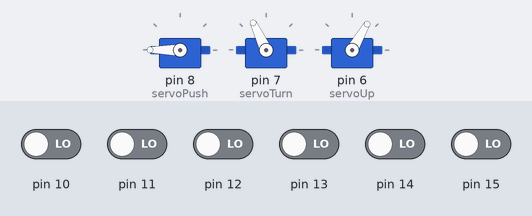
The sketch below on a simulated Arduino Uno, built with avr-gcc and run on an emulated ATmega328P. Parts: 3 × servo. Inputs (shaded band) come from the test bench; at power-on: pin 10–15 LOW.

Above: at 1.2 s.
1.3 s: pin 10 driven HIGH
At 1.47 s:
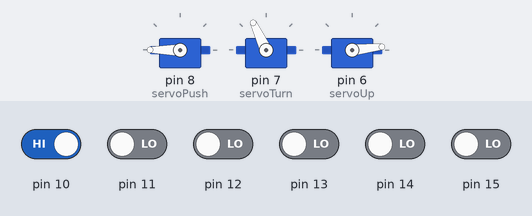
4.3 s: pin 10 driven LOW
At 4.9 s:
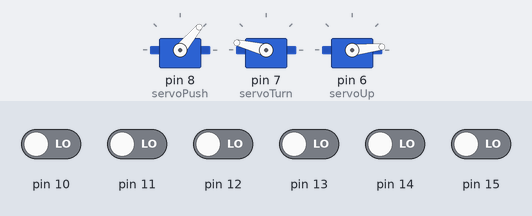
5.8 s: pin 11 driven HIGH
At 6.25 s:
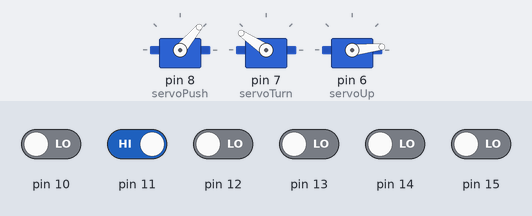
8.8 s: pin 11 driven LOW
At 10.0 s:
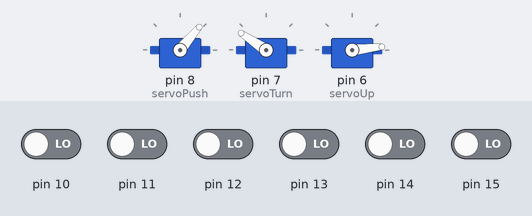
10.3 s: pin 12 driven HIGH
At 10.75 s:
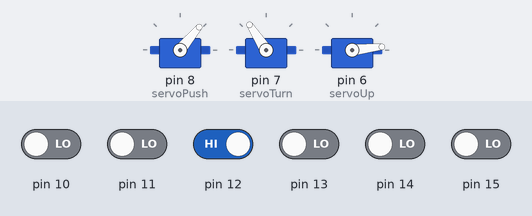
13.3 s: pin 12 driven LOW and pin 13 driven HIGH
At 13.9 s:
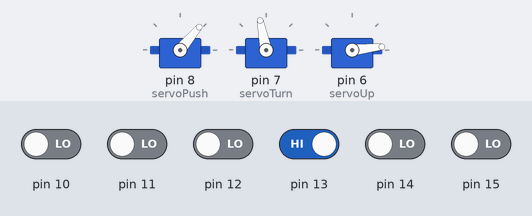
Timing chart, 0 to 17.3 s (numbered marks = the images above; inputs shaded):
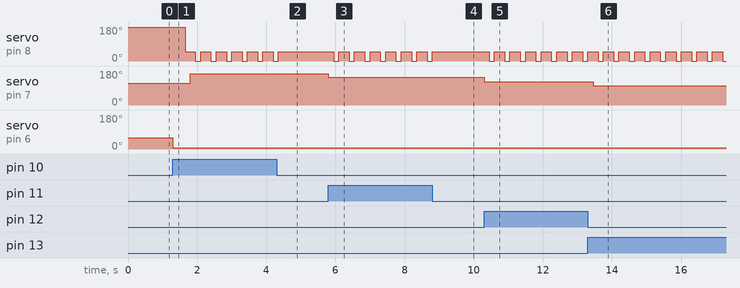

Measured:
- after the input at 1.3 s, servo on pin 8 (servoPush): alternates 50° for 0.30 s and 0° for 0.15 s, starting after 0.35 s; servo on pin 7 (servoTurn): 115° → 166° after 0.50 s; servo on pin 6 (servoUp): 60° → 6° at once
- after the input at 4.3 s, servo on pin 8 (servoPush): goes on until 4.4 s, then stays 50°
- after the input at 5.8 s, servo on pin 8 (servoPush): alternates 50° for 0.30 s and 0° for 0.15 s, starting after 0.15 s; servo on pin 7 (servoTurn): 166° → 146° at once
- after the input at 8.8 s, servo on pin 8 (servoPush): goes on until 8.8 s, then stays 50°
- after the input at 10.3 s, servo on pin 8 (servoPush): alternates 50° for 0.30 s and 0° for 0.15 s, starting after 0.15 s; servo on pin 7 (servoTurn): 146° → 123° at once
- after the input at 13.3 s, servo on pin 7 (servoTurn): 123° → 101° after 0.15 s

The sketch:

Useless_Box.ino
```cpp
#include <Servo.h>
Servo servoUp, servoTurn, servoPush;
int a[6] = {0, 0, 0, 0, 0, 0};
int Pos[6] = {166, 146, 123, 101, 77, 55};
int i, j, pos, degree = 115;
String str = "";
boolean insert = false;
boolean FlagTurnOn = true;
boolean FlagTurnOff = false;
unsigned long previousMillis = 0;
unsigned long currentMillis = 0;
void setup()
{
  Serial.begin(9600);
  servoPush.attach(8);
  servoTurn.attach(7);
  servoUp.attach(6);
  servoPush.write(180);
  servoTurn.write(115);
  servoUp.write(60);
  for (i = 10; i <= 15; i++)
  {
    pinMode(i, INPUT);
  }
}
void loop()
{
  currentMillis = millis();
  Insert();
  Run();
  Delete();
  //Print();
}
void Print()
{
  for (i = 0; i < 6; i++)
  {
    str += String(a[i]) + " ";
  }
  Serial.println(str);
  str = "";
}
void Insert()
{
  for (i = 10; i <= 15; i++)
  {
    if (digitalRead(i))
    {
      for (j = 0; j < 6; j++)
      {
        if (a[j] == i)
        {
          insert = false;
          break;
        }
        else
        {
          insert = true;
        }
      }
      if (insert)
      {
        for (j = 0; j < 6; j++)
        {
          if (a[j] == 0)
          {
            a[j] = i;
            break;
          }
        }
      }
    }
  }
}
void Delete()
{
  for (i = 10; i <= 15; i++)
  {
    if (!digitalRead(i))
    {
      for (j = 0; j < 6; j++)
      {
        if (a[j] == i)
        {
          pos = j;
          for (j = pos; j < 6; j++)
          {
            if (a[j] != 0)
            {
              a[j] = a[j + 1];
            }
            else
            {
              break;
            }
          }
          break;
        }
      }
    }
  }
}
void Run()
{
  if (a[0] != 0)  //switch on
  {
    FlagTurnOff = false;
    if (FlagTurnOn)
    {
      servoUp.write(6); //Up
      delay(200);
      servoTurn.write(115);
      delay(150);
      servoPush.write(50);
      delay(150);
      FlagTurnOn = false;
    }
    servoTurn.write(Pos[a[0] - 10]);
    degree = Pos[a[0] - 10];
    delay(150);
    servoPush.write(0); //Push down
    delay(150);
    servoPush.write(50);  //Pull up
    delay(150);
    previousMillis = currentMillis;
  }
  if (a[0] == 0)  //All switch off
  {
    servoTurn.write(degree);
    FlagTurnOff = true;
  }
  if (FlagTurnOff)
  {
    if (currentMillis - previousMillis >= 5000)
    {
      servoTurn.write(115);
      degree = 115;
      delay(150);
      servoPush.write(180); //Down
      delay(150);
      servoUp.write(60);  //Down
      delay(150);
      FlagTurnOn = true;
    }
  }
}
```
